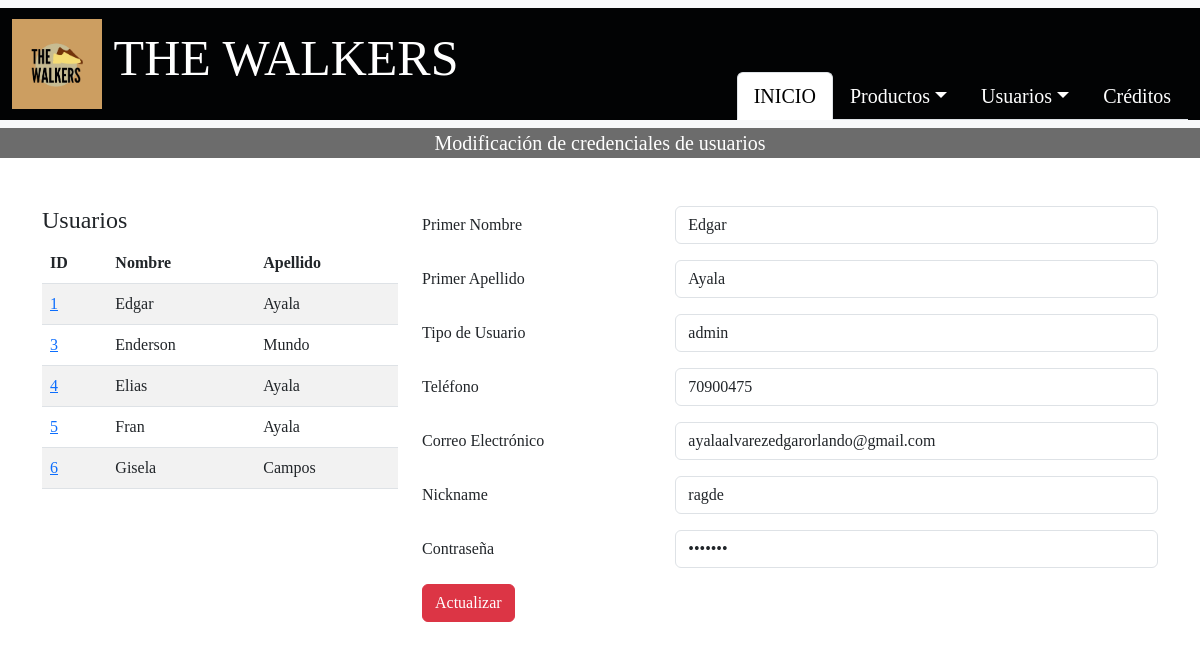
The page /Administrador/admin/CRUD_USUARIOS/modificar_usuarios.php?cod_usuario=1 (signed in) on the database its author committed.
### tables this page shows
CREATE TABLE `usuario` (
  `cod_usuario` int(11) NOT NULL,
  `primer_nombre` varchar(50) NOT NULL,
  `primer_apellido` varchar(50) NOT NULL,
  `tipo_usuario` varchar(50) NOT NULL,
  `telefono_usuario` int(8) NOT NULL,
  `correo_usuario` varchar(100) NOT NULL,
  `nick_name` varchar(50) NOT NULL,
  `contraseña` varchar(20) NOT NULL
);

### Administrador/admin/CRUD_USUARIOS/modificar_usuarios.php (the view, shortened to what this page needs)
<?php
include '../../conexionBD.php';
$query_usuarios = "SELECT cod_usuario, primer_nombre, primer_apellido FROM usuario";
$result_usuarios = $conn->query($query_usuarios);
$usuario = null;
if (isset($_GET['cod_usuario'])) {
    $cod_usuario = $_GET['cod_usuario'];
    $query = "SELECT primer_nombre, primer_apellido, tipo_usuario, telefono_usuario, correo_usuario, nick_name, contraseña FROM usuario WHERE cod_usuario = ?";
    $stmt = $conn->prepare($query);
    $stmt->bind_param('i', $cod_usuario);
    $stmt->execute();
    $result = $stmt->get_result();
    $usuario = $result->fetch_assoc();
}
?>
<!DOCTYPE html>
<html lang="es">
<head>
    <link href="https://cdn.jsdelivr.net/npm/bootstrap@5.3.0/dist/css/bootstrap.min.css" rel="stylesheet">
</head>
<body style="font-family: 'Franklin Gothic Medium', 'cursive';">
    <nav class="navbar bg-body-tertiary">
        <div class="container-fluid fixed-width-container" style="background-color: #020304; font-family: 'Franklin Gothic Medium';">
            <a class="navbar-brand" href="#" style="background-color: #020304; color: white; font-size: 50px;">
                <img src="../../imagenes/001-Index/Logos/Logo.png" alt="Logo" width="90" height="90" class="d-inline-block align-text-center" style="background-color: #CC9E61;">
                THE WALKERS
            </a>
            <ul class="nav nav-tabs" style="margin-top: 4rem; font-size: 20px;">
                <li class="nav-item"><a class="nav-link active" aria-current="page" href="../../admin/admin.php">INICIO</a></li>
                <li class="nav-item dropdown">
                    <a class="nav-link dropdown-toggle" data-bs-toggle="dropdown" href="#" role="button" aria-expanded="false" style="color: white;">Productos</a>
                </li>
                <li class="nav-item dropdown">
                    <a class="nav-link dropdown-toggle" data-bs-toggle="dropdown" href="#" role="button" aria-expanded="false" style="color: white;">Usuarios</a>
                </li>
                <li class="nav-item"><a class="nav-link" href="../../../Administrador/creditos/creditos.html" style="color: white;">Créditos</a></li>
            </ul>
        </div>
    </nav>
    <p class="fs-5 text-center" style="margin-top: 0px; color: white; background-color: #6c6c6c; font-family: 'Franklin Gothic Medium', 'cursive';">Modificación de credenciales de usuarios</p>
    <div class="container mt-5">
        <div class="row">
            <div class="col-md-4 mb-4">
                <h4>Usuarios</h4>
                <table class="table table-striped">
                    <thead>
                        <tr>
                            <th>ID</th>
                            <th>Nombre</th>
                            <th>Apellido</th>
                        </tr>
                    </thead>
                    <tbody>
                        <?php while ($row = $result_usuarios->fetch_assoc()) { ?>
                        <tr>
                            <td><a href="?cod_usuario=<?php echo $row['cod_usuario']; ?>"><?php echo $row['cod_usuario']; ?></a></td>
                            <td><?php echo $row['primer_nombre']; ?></td>
                            <td><?php echo $row['primer_apellido']; ?></td>
                        </tr>
                        <?php } ?>
                    </tbody>
                </table>
            </div>
            <div class="col-md-8 mb-4">
                <?php if ($usuario) { ?>
                <form method="POST">
                    <div class="row mb-3">
                        <label for="primer_nombre" class="col-sm-4 col-form-label">Primer Nombre</label>
                        <div class="col-sm-8">
                            <input type="text" class="form-control" id="primer_nombre" name="primer_nombre" value="<?php echo $usuario['primer_nombre']; ?>" required>
                        </div>
                    </div>
                    <div class="row mb-3">
                        <label for="primer_apellido" class="col-sm-4 col-form-label">Primer Apellido</label>
                        <div class="col-sm-8">
                            <input type="text" class="form-control" id="primer_apellido" name="primer_apellido" value="<?php echo $usuario['primer_apellido']; ?>" required>
                        </div>
                    </div>
                    <div class="row mb-3">
                        <label for="tipo_usuario" class="col-sm-4 col-form-label">Tipo de Usuario</label>
                        <div class="col-sm-8">
                            <input type="text" class="form-control" id="tipo_usuario" name="tipo_usuario" value="<?php echo $usuario['tipo_usuario']; ?>" required>
                        </div>
                    </div>
                    <div class="row mb-3">
                        <label for="telefono_usuario" class="col-sm-4 col-form-label">Teléfono</label>
                        <div class="col-sm-8">
                            <input type="text" class="form-control" id="telefono_usuario" name="telefono_usuario" value="<?php echo $usuario['telefono_usuario']; ?>" required>
                        </div>
                    </div>
                    <div class="row mb-3">
                        <label for="correo_usuario" class="col-sm-4 col-form-label">Correo Electrónico</label>
                        <div class="col-sm-8">
                            <input type="email" class="form-control" id="correo_usuario" name="correo_usuario" value="<?php echo $usuario['correo_usuario']; ?>" required>
                        </div>
                    </div>
                    <div class="row mb-3">
                        <label for="nick_name" class="col-sm-4 col-form-label">Nickname</label>
                        <div class="col-sm-8">
                            <input type="text" class="form-control" id="nick_name" name="nick_name" value="<?php echo $usuario['nick_name']; ?>" required>
                        </div>
                    </div>
                    <div class="row mb-3">
                        <label for="contraseña" class="col-sm-4 col-form-label">Contraseña</label>
                        <div class="col-sm-8">
                            <input type="password" class="form-control" id="contraseña" name="contraseña" value="<?php echo $usuario['contraseña']; ?>" required>
                        </div>
                    </div>
                    <button type="submit" class="btn btn-danger">Actualizar</button>
                </form>
                <?php } else { ?>
                <p class="text-danger">Por favor selecciona un usuario para modificar.</p>
                <?php } ?>
            </div>
        </div>
    </div>
</body>
</html>

### rows shown on the page
usuario: cod_usuario "1", primer_nombre "Edgar", primer_apellido "Ayala", tipo_usuario "admin", telefono_usuario "70900475", correo_usuario "ayalaalvarezedgarorlando@gmail.com", nick_name "ragde"
usuario: cod_usuario "3", primer_nombre "Enderson", primer_apellido "Mundo"
usuario: cod_usuario "4", primer_nombre "Elias", primer_apellido "Ayala"
usuario: cod_usuario "5", primer_nombre "Fran", primer_apellido "Ayala"
usuario: cod_usuario "6", primer_nombre "Gisela", primer_apellido "Campos"
